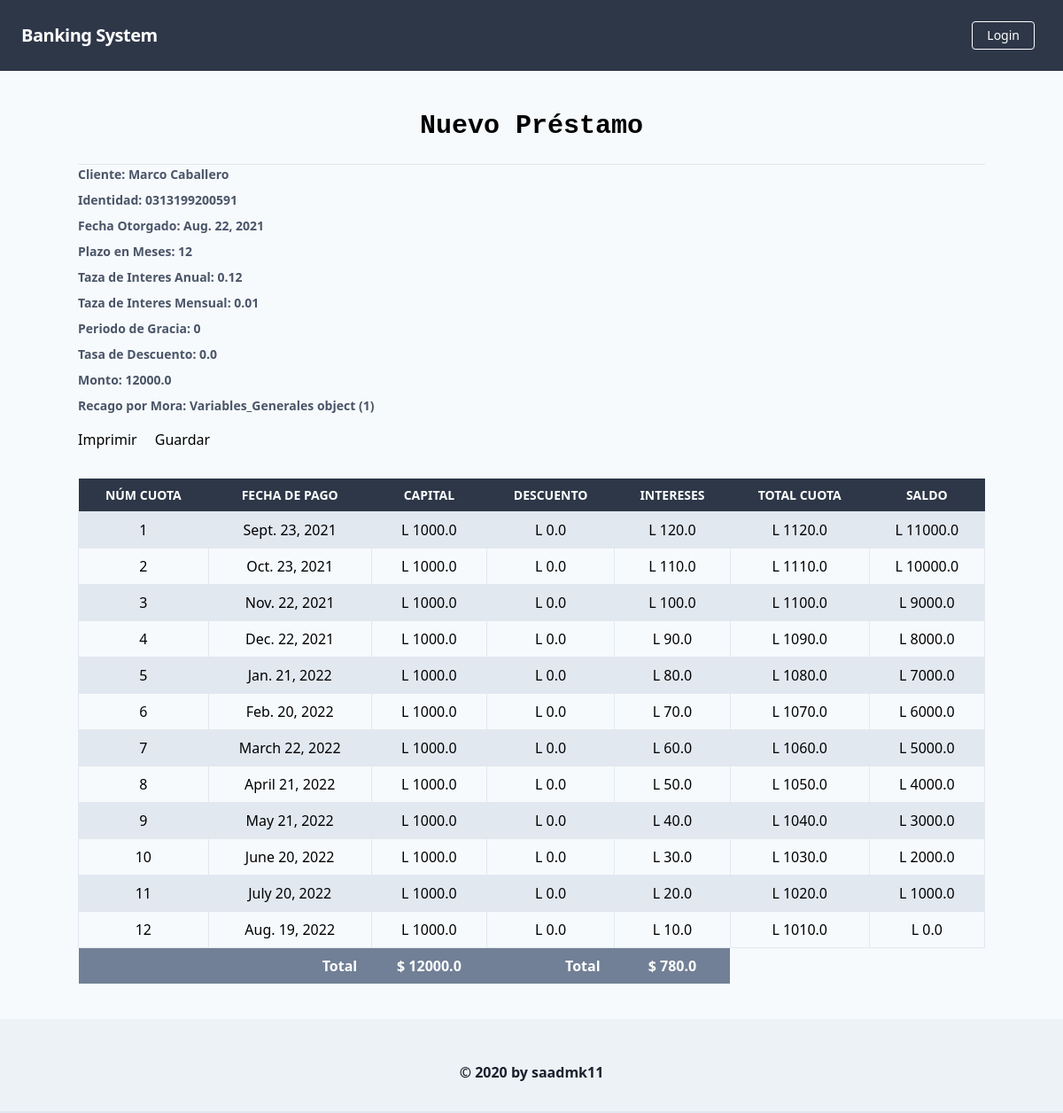
The app's page /prestamos/prestamos/mostrar/ with its own data.
### prestamos/models.py (models this page shows)
class Temp_Datos_prestamos(models.Model):
    id_persona = models.CharField(max_length=15)
    nombre_cliente = models.CharField(max_length=50)
    fecha_otorgado = models.DateField()
    plazo_meses = models.IntegerField()
    taza_mensual = models.FloatField()
    Intereses = models.FloatField()
    Periodo_Gracia = models.IntegerField()
    Taza_Descuento = models.FloatField()
    Monto = models.FloatField()

class Variables_Generales(models.Model):
    variable = models.CharField(max_length=50)
    valor = models.CharField(max_length=50)

class Temp_Acciones_Prestamos(models.Model):
    num_cuota = models.IntegerField()
    fecha_cuota = models.DateField()
    capital = models.FloatField()
    Descuento = models.FloatField()
    Intereses = models.FloatField()
    total_cuota = models.FloatField()
    saldo = models.FloatField()

### prestamos/views.py (the view)
# urls.py: path("prestamos/mostrar/", mostra_prestamp.as_view()),
class mostra_prestamp(ListView):
    template_name = 'transactions/Prestamos_mostrar.html'
    model = Temp_Acciones_Prestamos
    def get_context_data(self, **kwargs):
        context = super().get_context_data(**kwargs)
        info= Temp_Datos_prestamos.objects.all()
        prest= info[0]
        context.update({
            'Cliente': prest.nombre_cliente,
            'Identidad': prest.id_persona,
            'Fecha_O': prest.fecha_otorgado,
            'Plazo': prest.plazo_meses,
            'Tanual': prest.taza_mensual*12,
            'Tmensual': prest.taza_mensual,
            'Pgracia': prest.Periodo_Gracia,
            'Descuento': prest.Taza_Descuento,
            'Monto':prest.Monto,
            'Intereses': prest.Intereses,
            'Mora': Variables_Generales.objects.get(variable="Interes_mora")
        })
        return  context
    def get_queryset(self):
        return Temp_Acciones_Prestamos.objects.all()

### templates/transactions/Prestamos_mostrar.html (shortened to what this page needs)
{% extends 'core/base.html' %}
{% block content %}
    <h1 class="font-mono font-bold text-3xl text-center pb-5 pt-10">Nuevo Préstamo</h1>
    <hr />
        <div class="mb-4">
            <label class="block text-gray-700 text-sm font-bold mb-2" for="amount">
                Cliente: {{Cliente}}
            </label>
            <label class="block text-gray-700 text-sm font-bold mb-2" for="amount">
                Identidad: {{ Identidad }}
            </label>
            <label class="block text-gray-700 text-sm font-bold mb-2" for="amount">
                Fecha Otorgado: {{ Fecha_O }}
            </label>
            <label class="block text-gray-700 text-sm font-bold mb-2" for="amount">
                Plazo en Meses: {{ Plazo }}
            </label>
            <label class="block text-gray-700 text-sm font-bold mb-2" for="amount">
                Taza de Interes Anual: {{ Tanual }}
            </label>
            <label class="block text-gray-700 text-sm font-bold mb-2" for="amount">
                Taza de Interes Mensual: {{ Tmensual }}
            </label>
            <label class="block text-gray-700 text-sm font-bold mb-2" for="amount">
                Periodo de Gracia: {{ Pgracia }}
            </label>
            <label class="block text-gray-700 text-sm font-bold mb-2" for="amount">
               Tasa de Descuento: {{ Descuento }}
            </label>
            <label class="block text-gray-700 text-sm font-bold mb-2" for="amount">
               Monto: {{ Monto }}
            </label>
            <label class="block text-gray-700 text-sm font-bold mb-2" for="amount">
               Recago por Mora: {{ Mora }}
            </label>
        </div>
         <a href="{% url 'prestamos:pdf' %}" class="block mt-4 lg:inline-block lg:mt-0 text-black hover:text-red mr-4">
                    Imprimir
         </a>
        <a href="{% url 'prestamos:guardar' %}" class="block mt-4 lg:inline-block lg:mt-0 text-black hover:text-red mr-4">
                    Guardar
         </a>
    <table class="table-auto mx-auto w-full mt-8">
        <thead class="bg-gray-800 text-white">
        <tr class="uppercase font-semibold text-sm">
            <th class="px-4 py-2">Núm Cuota</th>
            <th class="px-4 py-2">Fecha de Pago</th>
            <th class="px-4 py-2">Capital</th>
            <th class="px-4 py-2">Descuento</th>
            <th class="px-4 py-2">Intereses</th>
            <th class="px-4 py-2">Total Cuota</th>
            <th class="px-4 py-2">Saldo</th>
        </tr>
        </thead>
        <tbody>
        {% for transaction in object_list %}
        <tr class="{% cycle 'bg-gray-300' 'bg-white-100' %}">
            <td class="border px-4 py-2 text-center">{{ transaction.num_cuota }}</td>
            <td class="border px-4 py-2 text-center">{{ transaction.fecha_cuota }}</td>
            <td class="border px-4 py-2 text-center">L {{ transaction.capital }}</td>
            <td class="border px-4 py-2 text-center">L {{ transaction.Descuento }}</td>
            <td class="border px-4 py-2 text-center">L {{ transaction.Intereses }}</td>
            <td class="border px-4 py-2 text-center">L {{ transaction.total_cuota }}</td>
            <td class="border px-4 py-2 text-center">L {{ transaction.saldo }}</td>
        </tr>
        {% endfor %}
        <tr class="bg-gray-600 text-white">
            <th class="px-4 py-2 text-right" colspan="2"> Total</th>
            <th class="px-4 py-2 text-center">$ {{ Monto }}</th>
            <th class="px-4 py-2 text-right" colspan="1"> Total</th>
            <th class="px-4 py-2 text-center">$ {{ Intereses }}</th>
        </tr>
        </tbody>
    </table>
{% endblock %}

### templates/core/base.html (shortened to what this page needs)
{% load static %}
<!DOCTYPE html>
<html lang="en">
    <head>
        <link href="https://unpkg.com/tailwindcss@^1.0/dist/tailwind.min.css" rel="stylesheet">
    </head>
    <body class="bg-gray-100">
        {% block body %}
            {% include 'core/navbar.html' %}
            <div class="lg:container lg:mx-auto">
                {% block content %}{% endblock %}
            </div>
            {% include 'core/footer.html' %}
        {% endblock %}
    </body>
</html>

### templates/core/navbar.html (shortened to what this page needs)
<nav class="flex items-center justify-between flex-wrap bg-gray-800 p-6">
    <div class="flex items-center flex-shrink-0 text-white mr-6">
        <span class="font-semibold text-xl tracking-tight">Banking System</span>
    </div>
    <div class="w-full block flex-grow lg:flex lg:items-center lg:w-auto">
        {% if request.user.is_authenticated %}
            <div class="text-md lg:flex-grow">
                <a href="{% url 'prestamos:inicio' %}" class="block mt-4 lg:inline-block lg:mt-0 text-white hover:text-white mr-4">
                    Préstamos
                </a>
                <a href="{% url 'ahorros:index' %}" class="block mt-4 lg:inline-block lg:mt-0 text-white hover:text-white mr-4">
                    Ahorros
                </a>
                <a href="{% url 'prestamos:prestamos' %}" class="block mt-4 lg:inline-block lg:mt-0 text-white hover:text-white">
                    Withdraw
                </a>
            </div>
            <div>
                <a href="{% url 'usuarios:user_logout' %}" class="inline-block font-medium text-sm px-4 py-2 leading-none border rounded text-white border-white hover:border-transparent hover:text-gray-800 hover:bg-white mt-4 lg:mt-0">Logout</a>
            </div>
        {% else %}
            <div>
                <a href="{% url 'usuarios:user_login' %}" class="mr-2 inline-block font-medium text-sm px-4 py-2 leading-none border rounded text-white border-white hover:border-transparent hover:text-gray-800 hover:bg-white mt-4 lg:mt-0">Login</a>
            </div>
        {% endif %}
    </div>
</nav>

### templates/core/footer.html
<footer class="footer bg-gray-200 relative pt-1 border-b-2 mt-10">
    <div class="container mx-auto px-6">
        <div class="mt-5 flex flex-col items-center">
            <div class="sm:w-2/3 text-center py-6">
                <p class="text-md text-gray-900 font-bold mb-2">
                    © 2020 by <a href="https://github.com/saadmk11" target="_blank">saadmk11</a>
                </p>
            </div>
        </div>
    </div>
</footer>

### records on screen
Temp_Datos_prestamos: nombre_cliente "Marco Caballero", id_persona "0313199200591", fecha_otorgado "Aug. 22, 2021", taza_mensual "0.01", Taza_Descuento "0.0", Monto "12000.0", Intereses "780.0"
Variables_Generales: id "Variables_Generales object (1)"

### other values on screen
{{ Plazo }} "12"
{{ Tanual }} "0.12"
{{ Pgracia }} "0"
